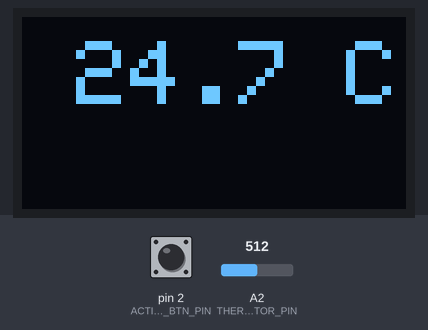
The program below on a simulated Arduino Uno, built with avr-gcc and run on an emulated ATmega328P. Parts: 128×64 one-colour display. The inputs (shaded band) are chosen by the test bench; at power-on: pin 2 (ACTION_BTN_PIN) LOW, A2 (THERMISTOR_PIN) = 512. What the program prints to the serial monitor is not drawn.

Above: at 9.3 s.
9.4 s: pin 2 (ACTION_BTN_PIN) pulled HIGH for 0.15 s
At 10.7 s:
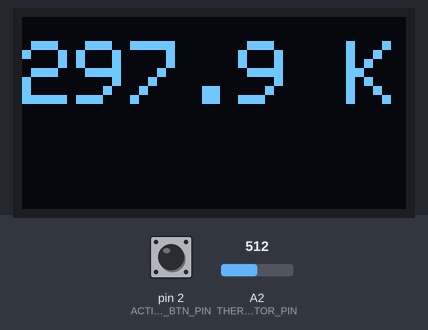
11.6 s: pin 2 (ACTION_BTN_PIN) pulled HIGH for 1 s
At 12.8 s:
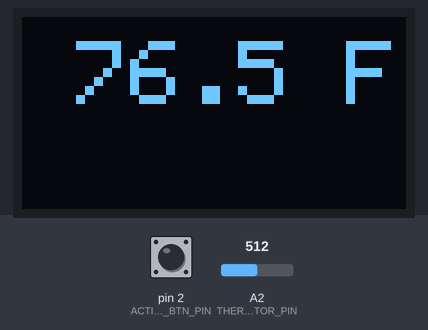
14.1 s: A2 (THERMISTOR_PIN) set to 716
At 15.4 s:
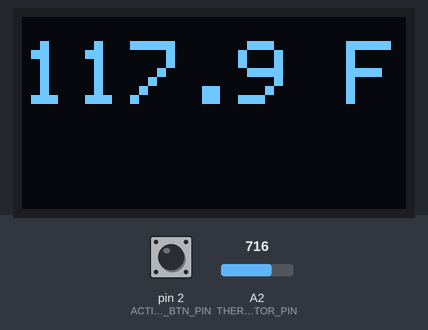
15.7 s: A2 (THERMISTOR_PIN) set to 900
At 17.0 s:
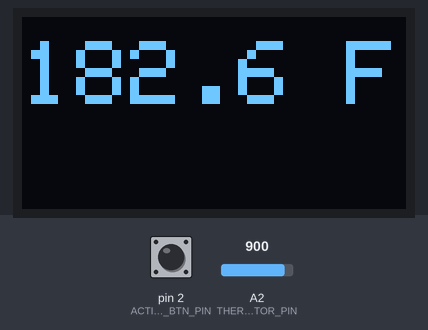
17.7 s: A2 (THERMISTOR_PIN) set to 1023
At 18.6 s:
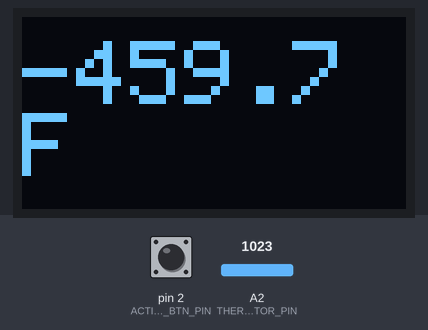
19.7 s: pin 2 (ACTION_BTN_PIN) driven HIGH
At 20.5 s:
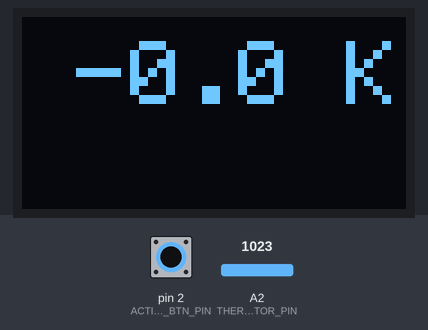
Timing chart, 0 to 22.7 s (numbered marks = the images above; inputs shaded):
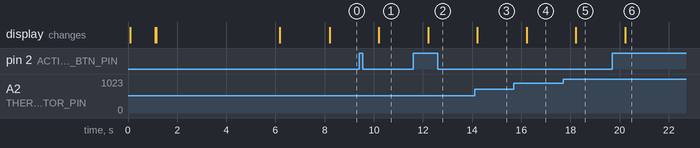

Measured:
- after the input at 9.4 s, the display: changes after 0.80 s (image 1)
- after the input at 11.6 s, the display: changes after 0.61 s (image 2)
- after the input at 14.1 s, the display: changes after 0.11 s (image 3)
- after the input at 15.7 s, the display: changes after 0.51 s (image 4)
- after the input at 17.7 s, the display: changes after 0.51 s (image 5)
- after the input at 19.7 s, the display: changes after 0.53 s (image 6)

The program:

main.cpp
```cpp
#include "main.h"

Adafruit_SSD1306* display = new Adafruit_SSD1306(128, 64);
DisplayDriver* displayDriver;
ThermistorDriver* thermistorDriver;

int analogThermistorValue;
unsigned int temperatureScale = 0;
float currentTemperature;
char temperatureBuffer[8];
char temperatureSymbol[3] = {'C', 'K', 'F'};

unsigned long currentTime = 0;
unsigned long previousTime = 0;

void setup()
{
    Serial.begin(9600);
    //set up digital ports
    pinMode(ACTION_BTN_PIN, INPUT);

    //set up the drivers
    displayDriver = new DisplayDriver(display);
    thermistorDriver = new ThermistorDriver(10000);
    displayDriver->InitDisplayDriver();
    displayDriver->ShowMessageMS("Termometro OmniCalor", 1000);
    displayDriver->ShowMessageMS("Dica: aperte o\ntermistor para medir \n temperatura corporal", 5000, 1);
    display->clearDisplay();
    delay(2000);
}

void loop()
{
    if(digitalRead(ACTION_BTN_PIN) == HIGH)
    {
        ChangeTemperatureScale();
        Serial.println("button pressed.");
    }

    //Calculate time for display refresh delay
    currentTime = millis();
    if(currentTime - previousTime >= TEMPERATURE_REFRESH_MS)
    {
        DisplayTemperature();
        previousTime = currentTime;
    }

}

void DisplayTemperature()
{
    analogThermistorValue = analogRead(THERMISTOR_PIN);
    switch (temperatureScale)
    {
    case 0:
        currentTemperature = thermistorDriver->ReadCelsius(analogThermistorValue);
        break;

    case 1:
        currentTemperature = thermistorDriver->ReadKelvin(analogThermistorValue);
        break;

    case 2:
        currentTemperature = thermistorDriver->ReadFahrenheit(analogThermistorValue);
        break;
    }
    dtostrf(currentTemperature, 5, 1, temperatureBuffer);
    displayDriver->ShowMessage(String(temperatureBuffer) + " " + temperatureSymbol[temperatureScale], 3);
}

void ChangeTemperatureScale()
{
    temperatureScale++;
    if(temperatureScale > 2){
        temperatureScale = 0;
    }
}
```

main.h
```cpp
#include <Arduino.h>
#include "displayDriver.h"
#include "thermistorDriver.h"

#define THERMISTOR_PIN A2
#define ACTION_BTN_PIN 2

#define TEMPERATURE_REFRESH_MS 1000

void DisplayTemperature();
void ChangeTemperatureScale();
```

displayDriver.cpp
```cpp
#include "displayDriver.h"

DisplayDriver::DisplayDriver(Adafruit_SSD1306* afDisplay)
{
    display = afDisplay;
}

void DisplayDriver::ShowMessageMS(String msg, int ms, int fontSize)
{
    ShowMessage(msg, fontSize);
    delay(ms);
    display->clearDisplay();
    display->display();
}

void DisplayDriver::ShowMessage(String msg, int fontSize)
{
    display->clearDisplay();
    display->setTextSize(fontSize);
    display->setCursor(0,8);
    display->println(msg);
    display->display();
}

void DisplayDriver::InitDisplayDriver()
{
    display->begin(SSD1306_SWITCHCAPVCC, OLED_ADDR);
    display->clearDisplay();
    display->display();
    display->setTextColor(WHITE);
}
```

displayDriver.h
```cpp
#pragma once
#include <Arduino.h>
#include <Wire.h>
#include <Adafruit_SSD1306.h>
#include <Adafruit_GFX.h>

#define OLED_ADDR 0x3c
#define DEFAULT_FONT_SIZE 2

class DisplayDriver
{
private:
    Adafruit_SSD1306* display;
public:
    DisplayDriver(Adafruit_SSD1306* afDisplay);
    void InitDisplayDriver();
    void ShowMessageMS(String msg, int ms, int fontSize = DEFAULT_FONT_SIZE);
    void ShowMessage(String msg, int fontSize = DEFAULT_FONT_SIZE);
};
```

thermistorDriver.cpp
```cpp
#include "thermistorDriver.h"

ThermistorDriver::ThermistorDriver(float fixedResistorValue)
{
    this->fixedResistorValue = fixedResistorValue;
}

float ThermistorDriver::ReadKelvin(int analogValue)
{
    this->thermistorResistance = this->fixedResistorValue * (1023.0 / (float)analogValue - 1.0);
    this->logResistance = log(thermistorResistance);
    this->kelvinTemperature = 1.0 / (c1 + c2 * logResistance + c3 * pow(logResistance, 3));
    return this->kelvinTemperature;
}

float ThermistorDriver::ReadCelsius(int analogValue)
{
    return ReadKelvin(analogValue) - 273.15;
}

float ThermistorDriver::ReadFahrenheit(int analogValue)
{
    return (ReadCelsius(analogValue)*9+160)/5;
}
```

thermistorDriver.h
```cpp
#pragma once
#include <Arduino.h>

#define c1 1.009249522e-03
#define c2 2.378405444e-04
#define c3 2.019202697e-07

/**
 * Warning:
 * The principle behind this code is not mine, it's based on the steinhart-hart equation
 * and on https://www.circuitbasics.com/arduino-thermistor-temperature-sensor-tutorial/
 */

class ThermistorDriver
{
private:
    //values that should be on the constructor
    float fixedResistorValue;
    //values that are used to calculate temperature
    float logResistance;
    float thermistorResistance;
    float kelvinTemperature;

public:
    ThermistorDriver(float fixedResistorValue);
    float ReadKelvin(int analogValue);
    float ReadCelsius(int analogValue);
    float ReadFahrenheit(int analogValue);
};
```
